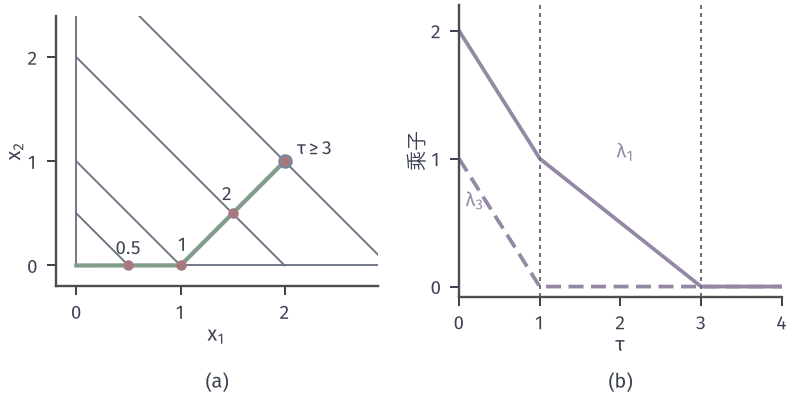

Generate this figure with Python:
from pathlib import Path
import sys
sys.path.insert(0, str(Path(__file__).resolve().parents[1]/"kkt-common"))
from kkt_fig import *
HERE = Path(__file__).resolve().parent
# Budget example: optimal point path and multipliers as tau varies.
fig, axes = figure(width_mm=112, height_mm=56, ncols=2)
panels(fig, .07, .985, .985, .25, .25)
a, b = axes
ts = np.linspace(.0, 3.6, 400); P = np.array([budget_x(t) for t in ts])
xl, yl = (-.2, 2.9), (-.2, 2.4)
for t, c_ in ((.5, MUTED), (1, MUTED), (2, MUTED), (3, MUTED)):
    a.plot([0, t], [t, 0], color=c_, lw=.75, zorder=1)
    a.text(t+.03, .06-.26 if 0 else -.14, '', fontsize=7.5)
a.plot([0, 0], [0, 2.4], color=MUTED, lw=.75); a.plot([0, 2.9], [0, 0], color=MUTED, lw=.75)
a.plot(P[:, 0], P[:, 1], color=GREEN, lw=1.7, zorder=3)
hollow(a, C, BLUE)
setup(a, xl, yl, range(0, 3), range(0, 3))
for t in (.5, 1, 2, 3):
    p = budget_x(t); dot(a, p, RED, ms=4.2)
a.text(.5, .1, '$0.5$', fontsize=7.5, ha='center'); a.text(1.02, .14, '$1$', fontsize=7.5, ha='center')
a.text(1.5, .62, '$2$', fontsize=7.5, ha='right'); a.text(2.12, 1.06, '$\\tau\\geq3$', fontsize=7.5)
tl = np.linspace(0, 4, 400); L = np.array([budget_lam(t) for t in tl])
b.plot(tl, L[:, 0], color=PURPLE, lw=1.5, label='$\\lambda_1$'); b.plot(tl, L[:, 1], color=PURPLE, lw=1.5, ls=(0, (4, 2)), label='$\\lambda_3$')
setup(b, (0, 4), (-.08, 2.2), range(0, 5), [0, 1, 2], xl='$\\tau$', yl='乘子', equal=False)
for t in (1, 3): b.axvline(t, color=MUTED, lw=.8, ls=(0, (2, 2)))
b.text(1.95, 1.0, '$\\lambda_1$', color=PURPLE, fontsize=8); b.text(.08, .62, '$\\lambda_3$', color=PURPLE, fontsize=8)
tags(fig, axes, y=.01)
save(fig, HERE, 'figure', {'x*': 'piecewise (tau,0); ((1+tau)/2,(tau-1)/2); (2,1)', 'lam': 'lam1=2-tau,(3-tau)/2,0; lam3=1-tau,0,0'})
